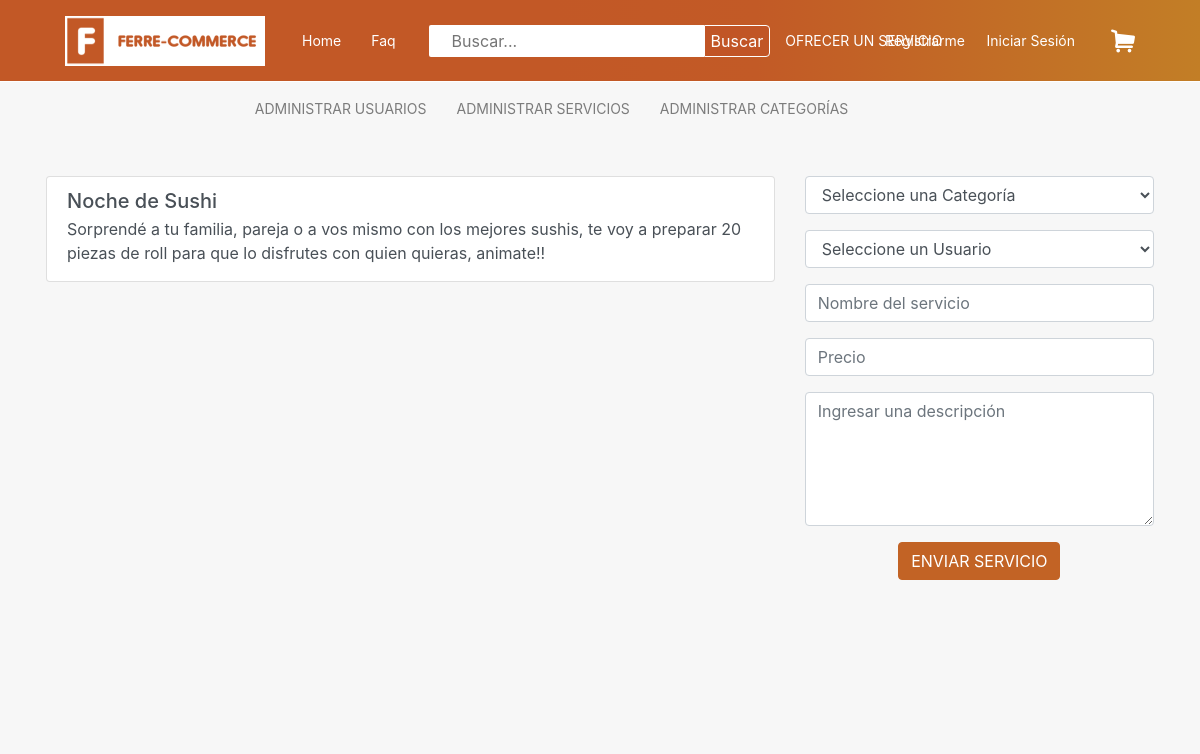
/all-services.php, run on an earlier commit of the app's database.
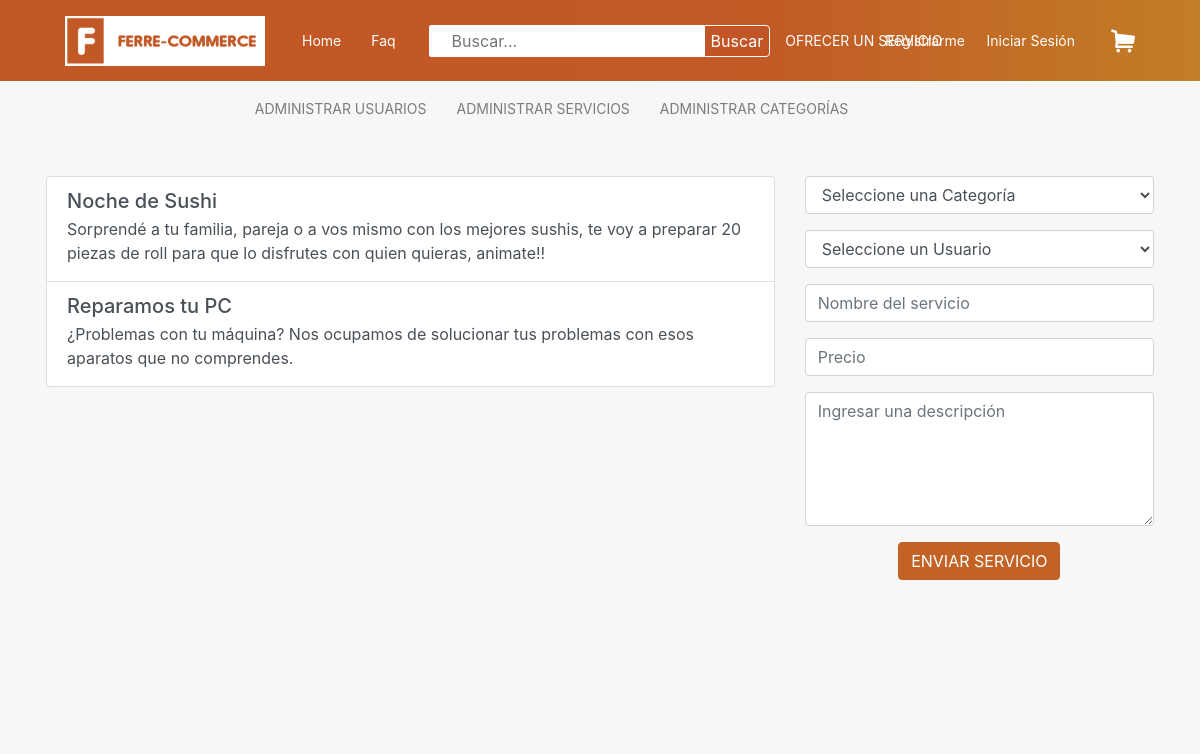
And on a later commit of the database.
### tables this page shows
CREATE TABLE `services` (
  `id` int(11) NOT NULL,
  `id_category` int(11) NOT NULL,
  `id_user` int(11) NOT NULL,
  `price` int(10) NOT NULL,
  `name` varchar(50) NOT NULL,
  `description` varchar(200) NOT NULL,
  `imageservice` varchar(100) NOT NULL,
  `videoservice` varchar(100) NOT NULL
);

### all-services.php (called while the page is built, shortened)
<?php
include 'loader.php';
$servicios = $db->buscarDatos('services');
require 'views/all-services-view.php';

### classes/PDOConnector.php (called while the page is built)
<?php
class PDOConnector
{
    public static function make()
    {
        try {
            $pdo = new PDO("mysql:host=localhost;dbname=ecommerce;port=3306;charset=utf8mb4", "root", "12345");
            $pdo->setAttribute(PDO::ATTR_ERRMODE, PDO::ERRMODE_EXCEPTION);
            $pdo->setAttribute(PDO::ATTR_EMULATE_PREPARES, false);
            return $pdo;
        } catch (PDOException $e){
            echo $e->getMessage();
        }
    }
}

### loader.php (called while the page is built, shortened)
<?php
require 'classes/MySQLDB.php';
$db = new MySQLDB();

### classes/MySQLDB.php (called while the page is built, shortened)
<?php
    require 'classes/PDOConnector.php';
    class MySQLDB extends DB
    {
        protected $connection;
        public function __construct()
        {
            $pdo = new PDOConnector();
            $this->connection = $pdo->make();
        }
        public function buscarDatos($datos)
        {
            $stmt = $this->connection->prepare("SELECT * FROM $datos");
            $stmt->execute();
            return $stmt->fetchAll(PDO::FETCH_ASSOC);
        }
    }

### views/all-services-view.php (the view, shortened to what this page needs)
<!DOCTYPE html>
<html lang="en">
<?php include 'head.php'?>
</head>
<body>
    <?php include_once('navbar.php'); ?>
    <?php include_once('nav-admin.php'); ?>
<div class="container">
    <div class="row">
        <div class="col-sm-8">
            <div class="list-categories">
                <div class="list-group">
                    <?php foreach($servicios as $servicio): ?>
                        <div class="list-group-item list-group-item-action flex-column align-items-start">
                            <div class="d-flex w-100 justify-content-between">
                                <h5 class="mb-1"><?=$servicio['name']; ?></h5>
                            </div>
                            <p class="mb-1"><?=$servicio['description']; ?></p>
                        </div>
                    <?php endforeach ?>
                </div>
            </div>
        </div>
        <div class="col-sm-4">
  <form method='post' action='' class='subir-producto'>
          <div class="form-group">
            <div class="controls">
              <select class='form-control' name='category' >
                  <option disabled selected>Seleccione una Categoría</option>
              </select>
            </div>
          </div>
          <div class="form-group">
            <div class="controls">
              <select class='form-control' name='user' >
                  <option disabled selected>Seleccione un Usuario</option>
              </select>
            </div>
          </div>
    <div class="form-group">
      <input type="text" class="form-control" placeholder="Nombre del servicio" name='name'>
    </div>
    <div class="form-group">
      <input type="text" class="form-control" aria-describedby="emailHelp" name='price' placeholder="Precio">
    </div>
    <div class="form-group">
        <textarea class="form-control" rows="5" id="comment" placeholder='Ingresar una descripción' name='description'></textarea>
    </div>
    <div class="row">
      <div class="col-12">
        <button type="submit" class="btn btn-primary">ENVIAR SERVICIO</button>
      </div>
    </div>
    </div>
        </div>
    </div>
</body>
</html>

What changed in the data, as far as the page shows it:
added services: name "Reparamos tu PC", description "¿Problemas con tu máquina? Nos ocupamos de solucionar tus problemas con esos aparatos que no comprendes."
